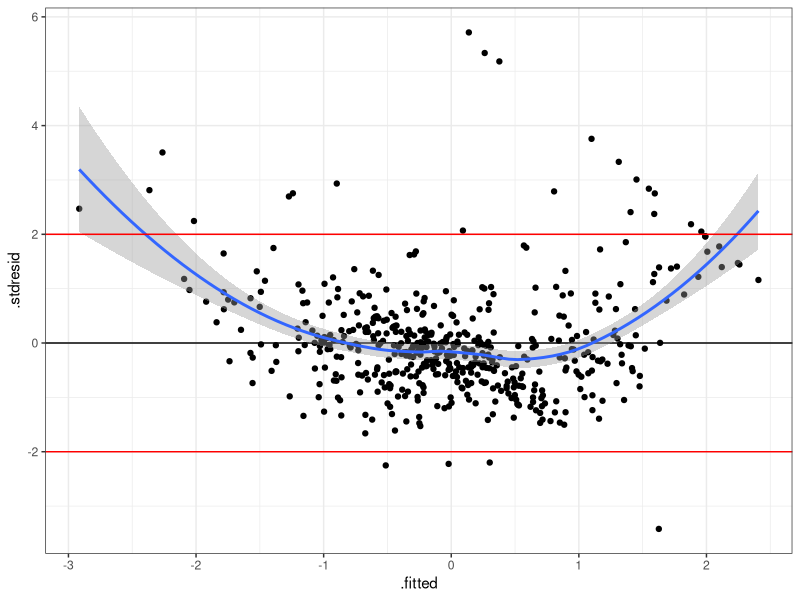
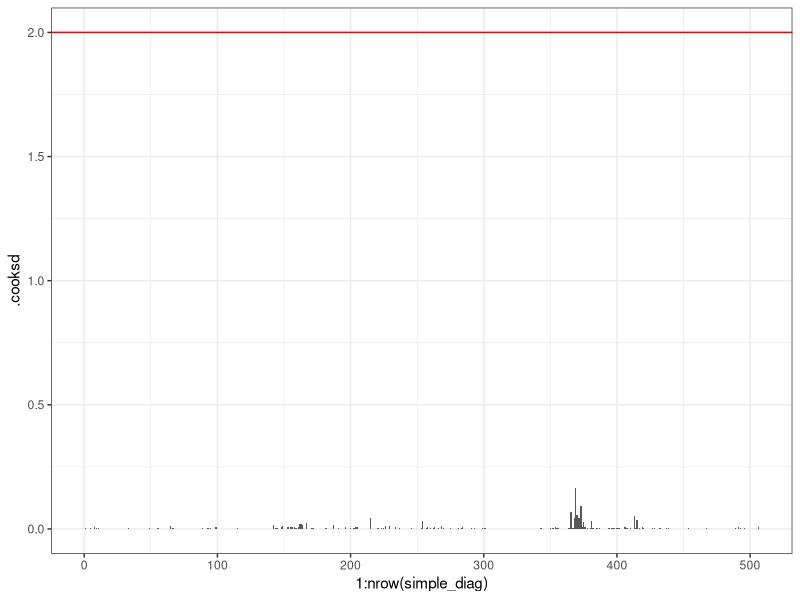
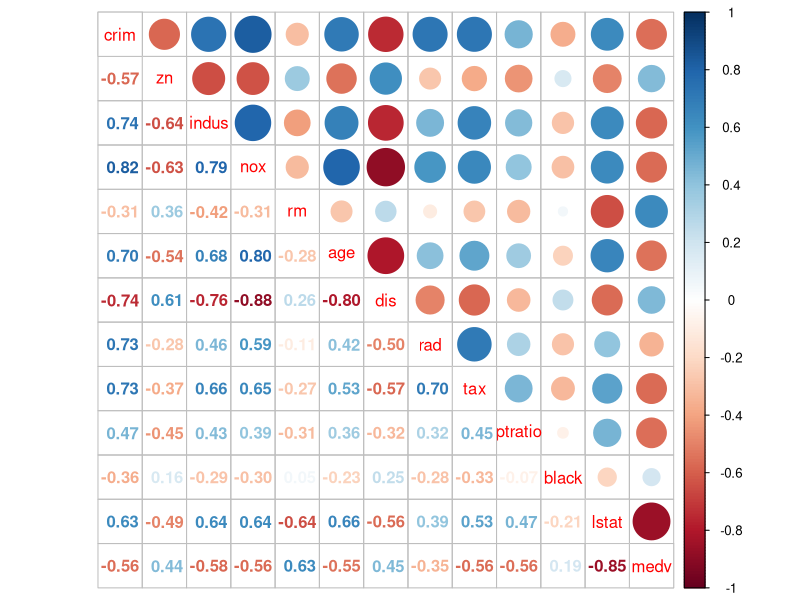
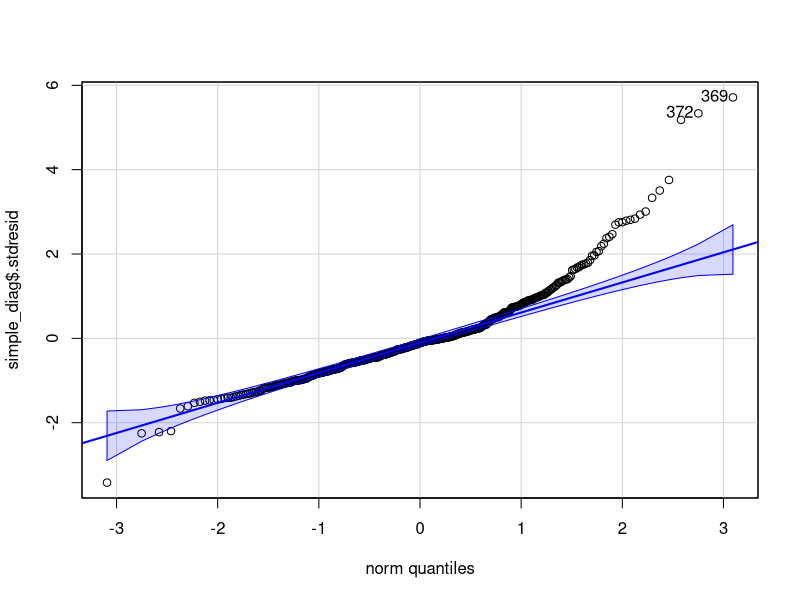
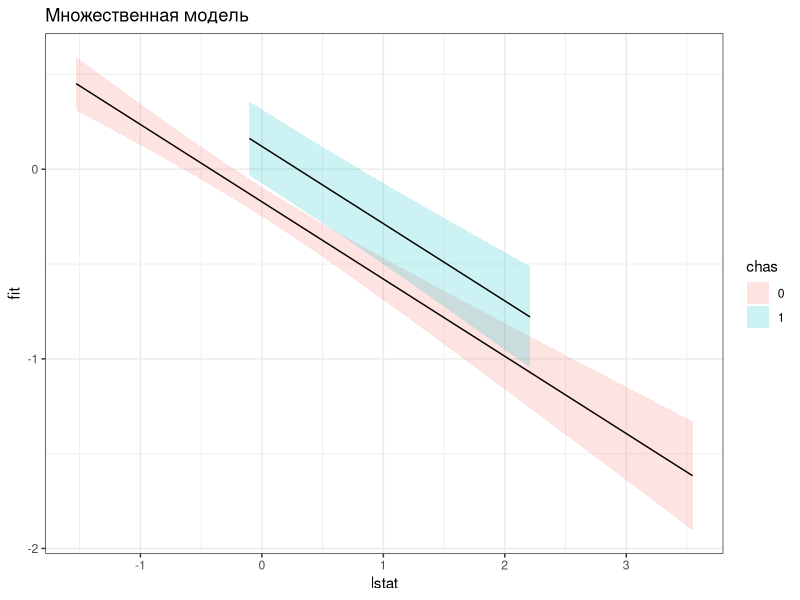
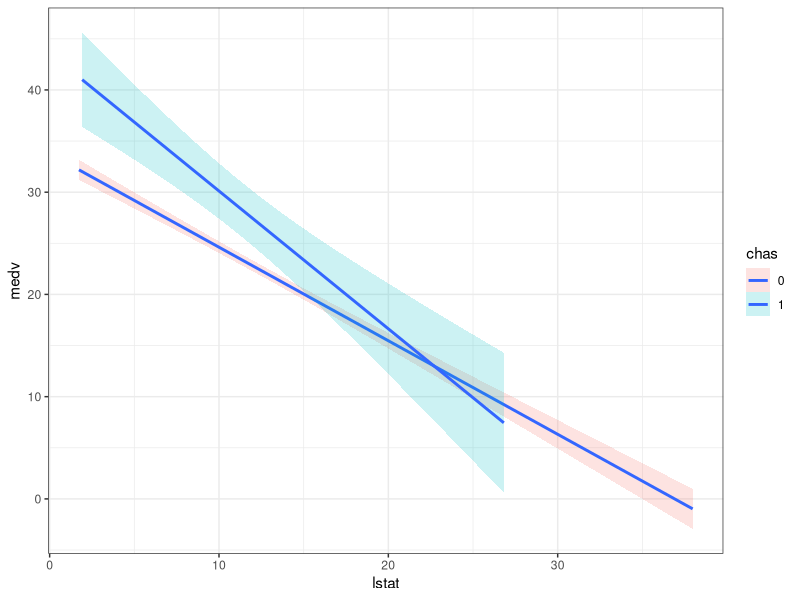
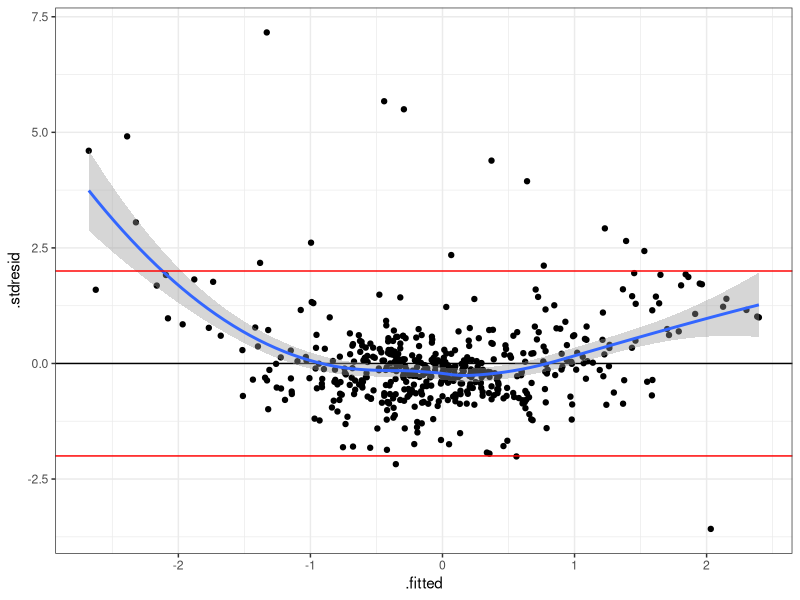
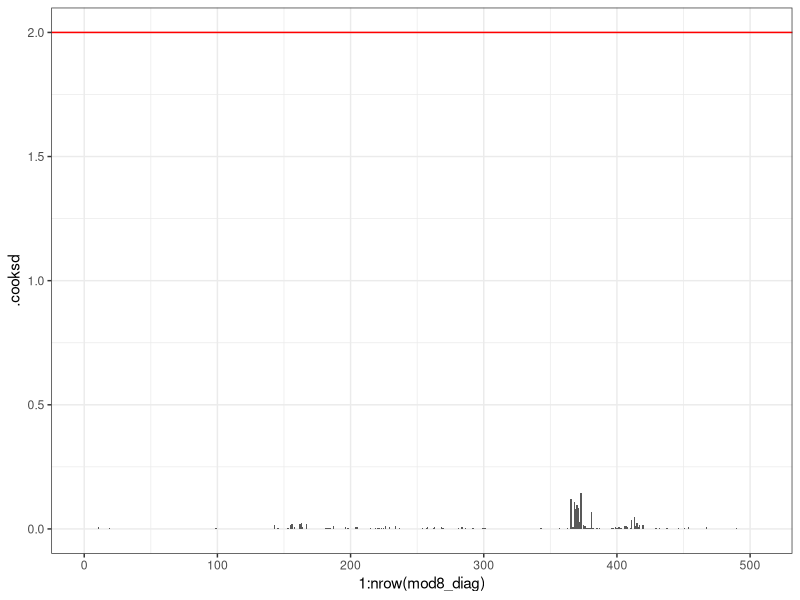

Here is the R script that generated these plots, in order: (Note: this script raises an error after producing the figures.)
## ---- chunk 1
library(MASS)
library(ggplot2)
require(RColorBrewer)
require(data.table)
require(readr)
require(GGally)
require(psych)
require(ggpubr)
library(dplyr)
library(tidyr)
library(corrplot)
library(car)
library(gridExtra)
theme_set(theme_bw())
## ---- chunk 2
data("Boston")
## ---- chunk 3
dim(Boston)
## ---- chunk 4
head(Boston)
## ---- chunk 5
colSums(is.na(Boston))
## ---- chunk 6
str(Boston)
## ---- chunk 7
Boston$chas <- factor(Boston$chas)
## ---- chunk 8
summary(Boston)
## ---- chunk 9
sapply(Boston[-4], function(x) shapiro.test(x)$p.value)
## ---- chunk 10
scale_Boston <- as.data.frame(sapply(Boston[-4],scale))
scale_Boston <- cbind(scale_Boston, Boston[4])
## ---- chunk 11
full_model <- lm(medv ~ ., scale_Boston)
summary(full_model)
## ---- chunk 12
gg_resid <- ggplot(data = full_model, aes(x = .fitted, y = .stdresid)) + 
  geom_point() + 
  geom_hline(yintercept = 0) +
  geom_smooth() +
  geom_hline(yintercept = 2, color = "red") +
  geom_hline(yintercept = -2, color = "red")
gg_resid
## ---- chunk 13
simple_diag <- fortify(full_model)
ggplot(full_model, aes(x = 1:nrow(simple_diag), y = .cooksd)) + 
  geom_bar(stat = "identity") + 
  geom_hline(yintercept = 2, color = "red")
## ---- chunk 14
(full_model)
## ---- chunk 15
corrplot.mixed(cor(scale_Boston[-14], method = "spearman"), number.cex = 1)
## ---- chunk 16
qqPlot(simple_diag$.stdresid)
## ---- chunk 17
(shapiro.test(simple_diag$.stdresid))$p.value
## ---- chunk 18
MyData <- data.frame(lstat = seq(min(scale_Boston$lstat), max(scale_Boston$lstat),
                                 length.out = 506),
  crim = mean(scale_Boston$crim),
  zn = mean(scale_Boston$zn),
  rad = median(scale_Boston$rad),
  chas = (scale_Boston$chas),
  indus = mean(scale_Boston$indus),
  nox = mean(scale_Boston$nox),
  rm = mean(scale_Boston$rm),
  age = mean(scale_Boston$age),
  dis = mean(scale_Boston$dis),
  tax = mean(scale_Boston$tax),
  ptratio = mean(scale_Boston$ptratio),
  black = mean(scale_Boston$black))
## ---- chunk 19
Predictions <- predict(full_model, newdata = MyData,  interval = 'confidence')
MyData <- data.frame(MyData, Predictions)
## ---- chunk 20
Pl_predict <- ggplot(MyData, aes(x = lstat, y = fit, fill = chas)) +
  geom_ribbon(alpha = 0.2, aes(ymin = lwr, ymax = upr)) +
  geom_line() + 
  ggtitle("Множественная модель ")
Pl_predict 
## ---- chunk 21
Pl_predict <- ggplot(Boston, aes(x = lstat, y = medv, fill = chas)) +
  geom_smooth(method = "lm", alpha = 0.2) 
Pl_predict 
## ---- chunk 22
vif(full_model)
## ---- chunk 23
mod2 <- update(full_model, .~. - tax) 
vif(mod2)
## ---- chunk 24
mod3 <- update(mod2, .~. - nox) 
vif(mod3)
## ---- chunk 25
mod4 <- update(mod3, .~. - dis) 
vif(mod4)
## ---- chunk 26
mod5 <- update(mod4, .~. -lstat ) 
vif(mod5)
## ---- chunk 27
mod6 <- update(mod5, .~. -rad ) 
vif(mod6)
## ---- chunk 28
mod7 <- update(mod6, .~. -indus ) 
vif(mod7)
## ---- chunk 29
drop1(mod7, test = "F")
## ---- chunk 30
mod8 <- update(mod7, .~. - zn)
drop1(mod8, test = "F")
## ---- chunk 31
mod8_diag <- data.frame(fortify(mod8), scale_Boston[, c(2,3,4,7,8,9,12)])

gg_resid <- ggplot(data = mod8_diag, aes(x = .fitted, y = .stdresid)) + 
  geom_point() + 
  geom_hline(yintercept = 0) +
  geom_smooth() +
  geom_hline(yintercept = 2, color = "red") +
  geom_hline(yintercept = -2, color = "red")
gg_resid
## ---- chunk 32
ggplot(mod8_diag, aes(x = 1:nrow(mod8_diag), y = .cooksd)) + 
  geom_bar(stat = "identity") + 
  geom_hline(yintercept = 2, color = "red")
## ---- chunk 33
qqPlot(mod8_diag$.stdresid)
## ---- chunk 34
res_1 <- gg_resid + aes(x = tax)
res_2 <- gg_resid + aes(x = nox)
res_3 <- gg_resid + aes(x = dis)
res_4 <- gg_resid + aes(x = lstat)
res_5 <- gg_resid + aes(x = rad)
res_6 <- gg_resid + aes(x = indus)
res_7 <- gg_resid + aes(x = zn)
grid.arrange(res_1, res_2, res_3, res_4,res_5,res_6,res_7, nrow = 3)
## ---- chunk 35
mod9 <- update(mod8, .~. + lstat)
drop1(mod9, test = "F")
## ---- chunk 36
mod10 <- update(mod9, .~. -age)
drop1(mod10, test = "F")
## ---- chunk 37
mod11 <- update(mod10, .~. -crim)
drop1(mod11, test = "F")
## ---- chunk 38
mod11_diag <- data.frame(fortify(mod11), scale_Boston[, c(1,2,3,4,6,7,8,9)]) 

gg_resid <- ggplot(data = mod11_diag, aes(x = .fitted, y = .stdresid)) + 
  geom_point() + 
  geom_hline(yintercept = 0) +
  geom_smooth() +
  geom_hline(yintercept = 2, color = "red") +
  geom_hline(yintercept = -2, color = "red")
gg_resid
## ---- chunk 39
ggplot(mod11_diag, aes(x = 1:nrow(mod11_diag), y = .cooksd)) + 
  geom_bar(stat = "identity") + 
  geom_hline(yintercept = 2, color = "red")
## ---- chunk 40
qqPlot(mod11)
## ---- chunk 41
summary(scale_Boston[, c(5, 10, 11)])
## ---- chunk 42
par(mfrow = c(1, 3))
boxplot(scale_Boston$rm, main='rm')
boxplot(scale_Boston$black, main='black')
boxplot(scale_Boston$ptratio, main='ptratio')
## ---- chunk 43
mod12 <- update(mod11, .~. - black - rm)
## ---- chunk 44
summary(mod12)
## ---- chunk 45
mod12_diag <- data.frame(fortify(mod11), scale_Boston[, c(1,2,3,4,5,6,7,8,9,11)]) 

gg_resid <- ggplot(data = mod12_diag, aes(x = .fitted, y = .stdresid)) + 
  geom_point() + 
  geom_hline(yintercept = 0) +
  geom_smooth() +
  geom_hline(yintercept = 2, color = "red") +
  geom_hline(yintercept = -2, color = "red")
gg_resid
## ---- chunk 46
ggplot(mod12_diag, aes(x = 1:nrow(mod12_diag), y = .cooksd)) + 
  geom_bar(stat = "identity") + 
  geom_hline(yintercept = 2, color = "red")
## ---- chunk 47
qqPlot(mod12_diag$.stdresid)
